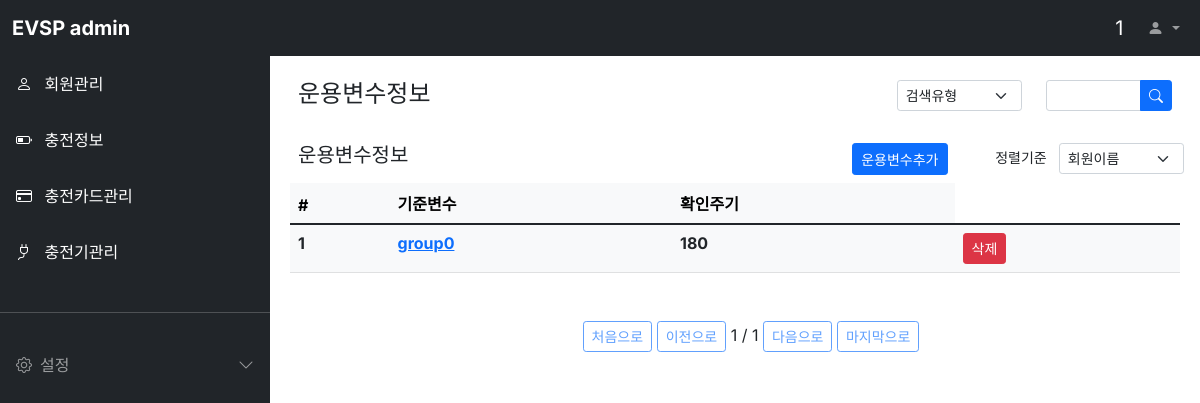
/variables/ (signed in), run on an earlier commit of the app's database.
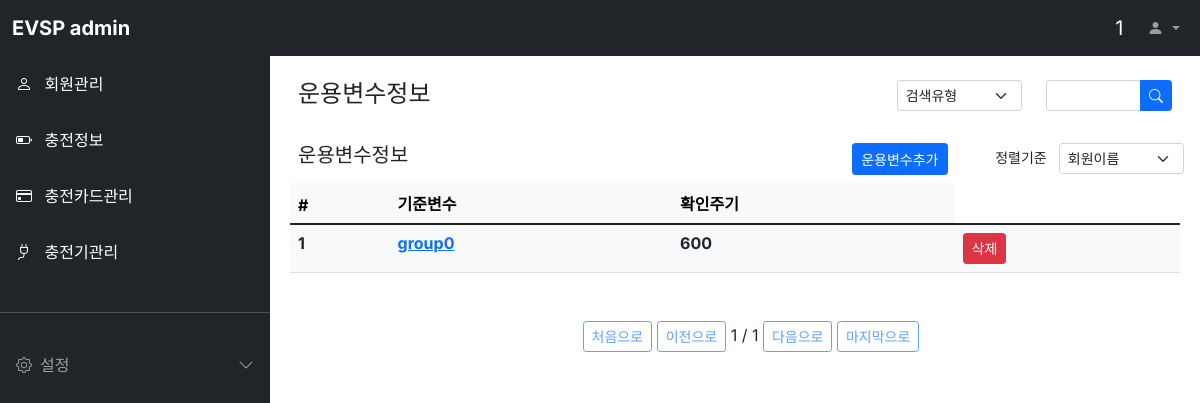
And on a later commit of the database.
### variables/models.py (models this page shows, shortened)
class Variables(models.Model):
  group = models.CharField(max_length=64, blank=True, verbose_name="기준변수")
  interval = models.IntegerField(null=True, verbose_name='확인주기')
  class Meta:
    db_table = 'evsp_variables'
    verbose_name = '운용변수'
    verbose_name_plural = '운용변수'

### variables/views.py (the view)
# urls.py: path('variables/', VariablesList.as_view()),
class VariablesList(ListView):
  model = Variables
  template_name='variables.html'
  context_object_name = 'variablesList'
  paginate_by = 2
  queryset = Variables.objects.all()
  def get_context_data(self, **kwargs):
    context = super().get_context_data(**kwargs)
    user_id = self.request.session['user']
    context['loginuser'] = user_id
    return context

### variables/templates/variables.html (shortened to what this page needs)
{% extends "base.html" %}
{% block contents %}
<div class="row mt-3 mx-3">
  <div class="col-md-8 fw-bold"><h4>운용변수정보</h4></div>
  <div class="col-md-2">
    <select class="form-select form-select-sm" aria-label="Default select example">
      <option selected>검색유형</option>
    </select>
  </div>
  <div class="col-md-2">
    <form>
      <div class="input-group input-group-sm">
        <input type="text" class="form-control" placeholder="" aria-label="Recipient's userid" aria-describedby="button-addon2">
        <button class="btn btn-primary" type="button" id="button-addon2">
          <i class="bi bi-search"></i>
        </button>
      </div>
    </form>
  </div>
</div>
<div class="row mt-3 mx-3">
  <div class="col-md-6 fw-bold"><h5>운용변수정보</h5></div>
  <div class="col-md-3 d-grid justify-content-md-end">
    <button class="btn btn-primary btn-sm"
      onclick="location.href='/variables/register/'">운용변수추가
    </button>
  </div>
  <div class="col-md-3">
    <div class="row justify-content-end">
      <label class="col form-select-sm text-end">정렬기준</label>
      <select class="col form-select form-select-sm" aria-label="Default select example">
        <option selected>회원이름</option>
      </select>
    </div>
  </div>
</div>
<div class="row mt-2 mx-2">
  <div class="col-12">
    <table class="table table-light">
      <thead class="thead-light">
        <tr>
          <th scope="col">#</th>
          <th scope="col">기준변수</th>
          <th scope="col">확인주기</th>
        </tr>
      </thead>
      <tbody class="text-dark">
        {% for variables in variablesList %}
        <tr>
          <th scope="row">{{ variables.id }}</th>
          <th><a id="variables-{{ variables.id }}" onmouseenter="variables_detail({{ variables.id }});" onmouseleave="variables_leave({{ variables.id }});"
            href="/variables/{{ variables.id }}">{{ variables.group }}</a></th>
          <th>{{ variables.interval }}</th>
          <th><a class="btn btn-primary btn-sm btn-danger" id="variables-{{ variables.id }}"
            href="/variables/{{ variables.id }}/delete" target="_blank">삭제</a></th>
        </tr>
        {% endfor %}
      </tbody>
    </table>
    <div class="pagination justify-content-center mt-5">
      <ul class="step-links">
        {% if page_obj.has_previous %}
        <a class="btn btn-sm btn-outline-primary" href="?page=1">처음으로</a>
        <a class="btn btn-sm btn-outline-primary" href="?page={{ page_obj.previous_page_number }}">이전으로</a>
        {% else %}
        <a class="btn btn-sm btn-outline-primary disabled" href="#">처음으로</a>
        <a class="btn btn-sm btn-outline-primary disabled" href="#">이전으로</a>
        {% endif %}
      <span class="current">
        {{ page_obj.number }} / {{ page_obj.paginator.num_pages }}
      </span>
        {% if page_obj.has_next %}
        <a class="btn btn-sm btn-outline-primary" href="?page={{ page_obj.next_page_number }}">다음으로</a>
        <a class="btn btn-sm btn-outline-primary" href="?page={{ page_obj.paginator.num_pages }}">마지막으로</a>
        {% else %}
        <a class="btn btn-sm btn-outline-primary disabled" href="#">다음으로</a>
        <a class="btn btn-sm btn-outline-primary disabled" href="#">마지막으로</a>
        {% endif %}
      </ul>
    </div>
  </div>
</div>
{% endblock %}

What changed in the data, as far as the page shows it:
changed Variables "group0": interval "180" → "600"
